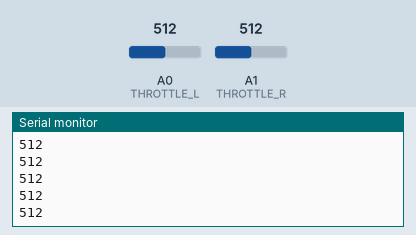
This sketch was run on a simulated Arduino Leonardo, built with avr-gcc and run on an emulated ATmega32U4. Parts: the last lines printed to the serial monitor. The test bench sets the inputs (shaded band); at power-on: A0 (THROTTLE_L) = 512, A1 (THROTTLE_R) = 512.

Above: at 1.2 s.
1.3 s: A0 (THROTTLE_L) set to 716
At 2.0 s:
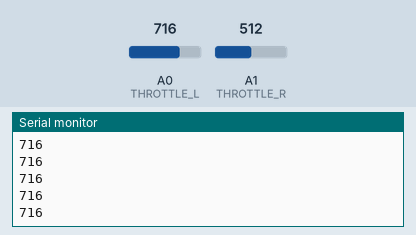
2.8 s: A0 (THROTTLE_L) set to 778
At 3.4 s:
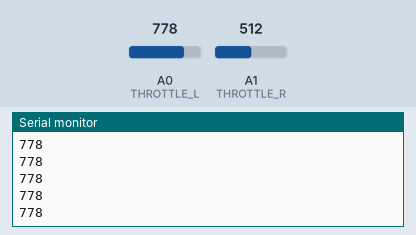
Timing chart, 0 to 5.8 s (numbered marks = the images above; inputs shaded):
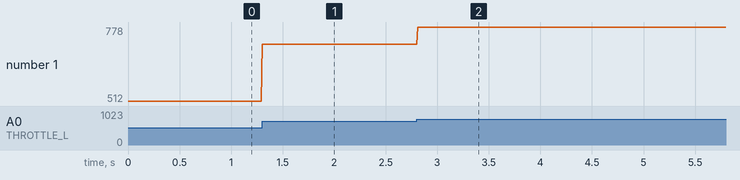

The sketch:

Flight_Controller.ino.ino
```cpp
#include <Joystick.h>
Joystick_ joystick;

// Analog Pin Definitions
#define THROTTLE_L 0
#define THROTTLE_R 1
#define THROTTLE_MAX 768

// Digital Pin Definitions


// Analog states
int throttle_l = 0;
int throttle_r = 0;

void setup() {
  // Start Gamepad Emulation
  //joystick.begin();
  Serial.begin(9600);

  // Configure gamepad mode and settings
  //joystick.setThrottleRange(0, 768);
}

void loop() {
  // Read Inputs
  throttle_l = analogRead(THROTTLE_L);
  throttle_r = analogRead(THROTTLE_R);

  // Send Controller State
  //joystick.setThrottle(throttle_l);
  Serial.println(throttle_l);
  delay(10);
}
```

Measured:
- after the input at 1.3 s, the serial monitor: prints a new line at once (image 1)
- after the input at 2.8 s, the serial monitor: prints a new line at once (image 2)
- plotted number 1: 512 → 716 after the input at 1.3 s, 716 → 778 after the input at 2.8 s
